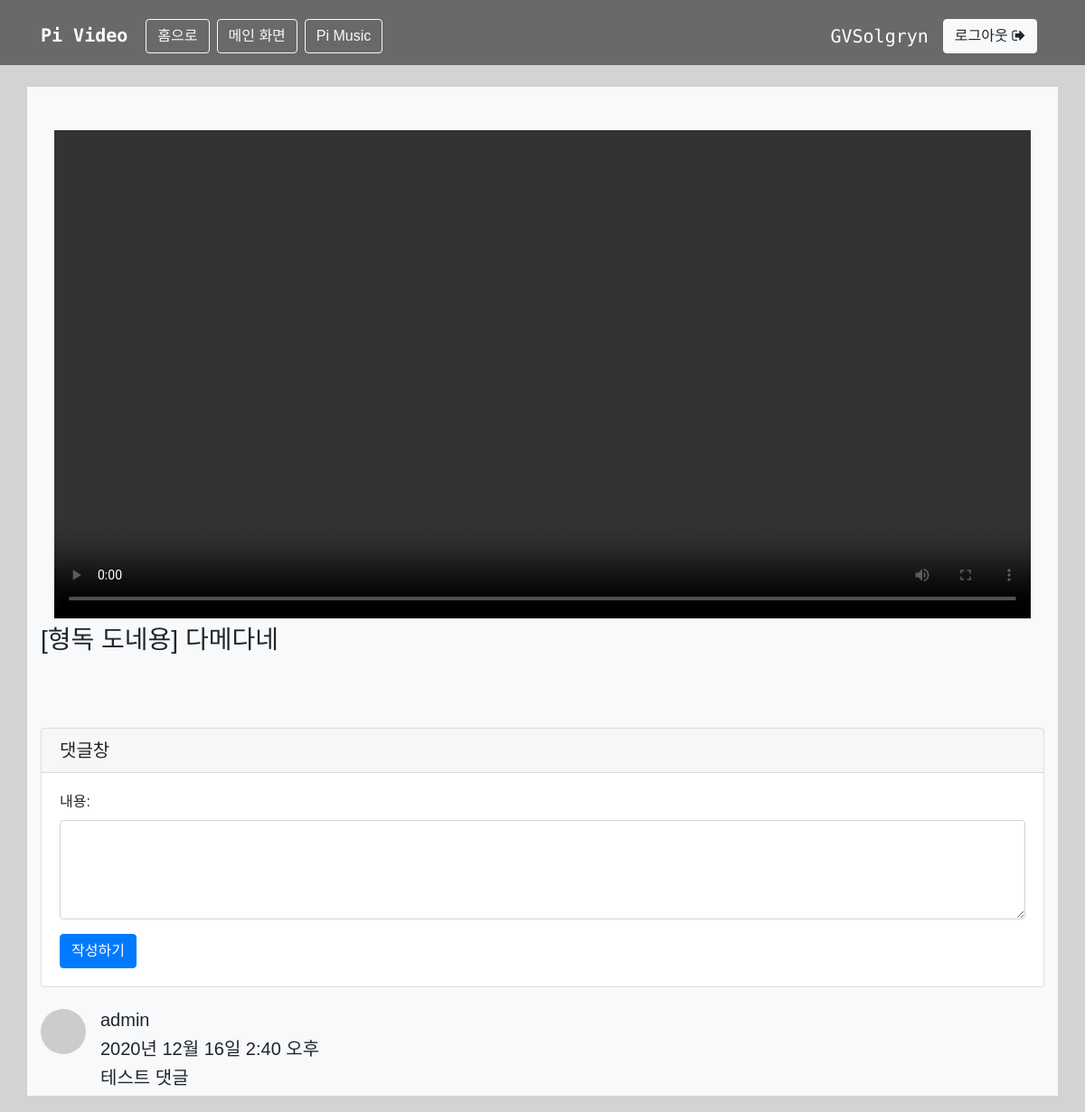
Page /video/1/ (signed in) on the committed database.
### videoapp/models.py (models this page shows, shortened)
class Video(models.Model):
    Tag_Choice = (
              ('Games', 'Games'),
              ('Anime', 'Anime'),
              ('Vlog', 'Vlog'),
          )
    name = models.CharField(max_length=200)
    video_img = models.FileField()
    tag = models.CharField(max_length=20,choices=Tag_Choice,default='Games')
    video_file = models.FileField()

class Comment(models.Model):
    video = models.ForeignKey(Video, on_delete=models.CASCADE, null=True)
    comment_date = models.DateTimeField(auto_now_add=True)
    comment_user = models.ForeignKey(User, editable=False, on_delete=models.CASCADE)
    comment_textfield = models.TextField()

### videoapp/views.py (the view)
# urls.py: path('<int:video_id>/', views.v_detail, name='v_detail'),
@login_required(login_url='v_login')
def v_detail(request, video_id):
    v_details = get_object_or_404(Video, pk=video_id)
    comments = Comment.objects.filter(video_id=video_id)
    if request.method == 'POST':
        comment_form = VideoCommentForm(request.POST)
        if comment_form.is_valid():
            comment = comment_form.save(commit=False)
            comment.comment_user = request.user
            comment.video = v_details
            comment.save()
            return redirect('v_detail', video_id)
        else:
            return redirect('v_detail', video_id)
    else:
        comment_form = VideoCommentForm()
    video = Video.objects.filter(id=video_id).first()
    context = {
        'video': video,
        'comments': comments,
        'v_details': v_details,
        'comments': comments,
        'comment_form': comment_form,
    }
    return render(request, "videoapp/v_detail.html", context)

### videoapp/forms.py
class VideoCommentForm(forms.ModelForm):
    class Meta:
        model = Comment
        fields = ['comment_textfield']
        widgets = {
            'comment_user': forms.Textarea(attrs={'class': 'form-control', 'rows': 1, 'cols': 20}),
            'comment_textfield': forms.Textarea(attrs={'class': 'form-control', 'rows': 4, 'cols': 40}),
        }
        labels = {
            'comment_user': '닉네임',
            'comment_textfield': '내용',
        }

### templates/videoapp/v_detail.html (shortened to what this page needs)
{% extends 'videoapp/v_base.html' %}
{% block body %}
<div class="container bg-light">
    <br>
    <br>
    <video class="container" controls autoplay>
            <source src="{{video.video_file.url}}">
        </video>
    <h3>{{video.name}}</h3>
    <br>
    <br>
    <div class="card my-4">
        <h5 class="card-header">댓글창</h5>
        <div class="card-body">
            <form method="POST">
                <div class="form-group">{{ comment_form }}</div>
                <button type="submit" class="btn btn-primary">작성하기</button>
            </form>
        </div>
    </div>
    {% for comment in comments %}
    <div class="media mb-4">
        <img class="d-flex mr-3 rounded-circle" src="http://placehold.it/50x50" alt="">
        <div class="media-body">
            <h5 class="mt-0">{{ comment.comment_user }}</h5>
            <h5 class="mt-0">{{ comment.comment_date }}</h5>
            <h5 class="mt-0">{{ comment.comment_textfield }}</h5>
        </div>
    </div>
    {% endfor %}
</div>
{% endblock body %}

### templates/videoapp/v_base.html (shortened to what this page needs)
{% load static %}
<!DOCTYPE html>
<html lang="kr">
    <head>
        <link rel="stylesheet" href="https://maxcdn.bootstrapcdn.com/bootstrap/4.0.0/css/bootstrap.min.css">
        <link rel="stylesheet" href="https://stackpath.bootstrapcdn.com/font-awesome/4.7.0/css/font-awesome.min.css">
    </head>
    <body class="bg-lights">
        <nav class="navbar navbar-expand-md navbar-primary bg-primary-back">
            <div class="container">
                <h1><a href="{% url 'v_index' %}" class="navbar-brand">
                <strong style="color:white">Pi Video</strong></a></h1>
                <div class="collapse navbar-collapse">
                    <a href="{% url 'main' %}" class="btn btn-outline-light mt-2 mx-1 font">홈으로</a>
                    <a href="{% url 'v_index' %}" class="btn btn-outline-light mt-2 mx-1 font">메인 화면</a>
                    <a href="{% url 'index' %}" class="btn btn-outline-light mt-2 mx-1 font">Pi Music</a>
                </div>
                <div class="collapse navbar-collapse justify-content-end" id="navbar">
                    {% if request.user.is_active %}
                        <h5 class="text-white mt-3 mx-2">{{ request.user.username }}</h5>
                        <a href="{% url 'v_logout' %}" class="btn btn-light mt-2 mx-2 font"> 로그아웃 <i class="fa fa-sign-out" aria-hidden="true"></i></a>
                    {% else %}
                        <a href="{% url 'v_login' %}" class="btn btn-light mt-2 mx-2 font"><i class="fa fa-sign-in" aria-hidden="true"></i> 로그인</a>
                        <a href="{% url 'v_signup' %}" class="btn btn-light mt-2 mx-2 font"><i class="fa fa-user-plus" aria-hidden="true"></i> 회원가입</a>
                    {% endif %}
                </div>
            </div>
        </nav>
        <br>
        {% block body %}
        {% endblock body %}
    </body>
</html>

### templates/videoapp/v_base.html (style rules this page uses)
body { font-family: 'Noto Sans KR', sans-serif; }
.font { font-family: 'Noto Sans KR', sans-serif; }
.navbar { font-family: 'Source Code Pro', monospace; }
.bg-primary-back { background-color: dimgray; }
.bg-lights { background-color: lightgray; }

### rows in the picture
Video: name "[형독 도네용] 다메다네"
Comment: comment_user "admin", comment_date "2020년 12월 16일 2:40 오후", comment_textfield "테스트 댓글"

### other values in the picture
{{ request.user.username }} "GVSolgryn"
